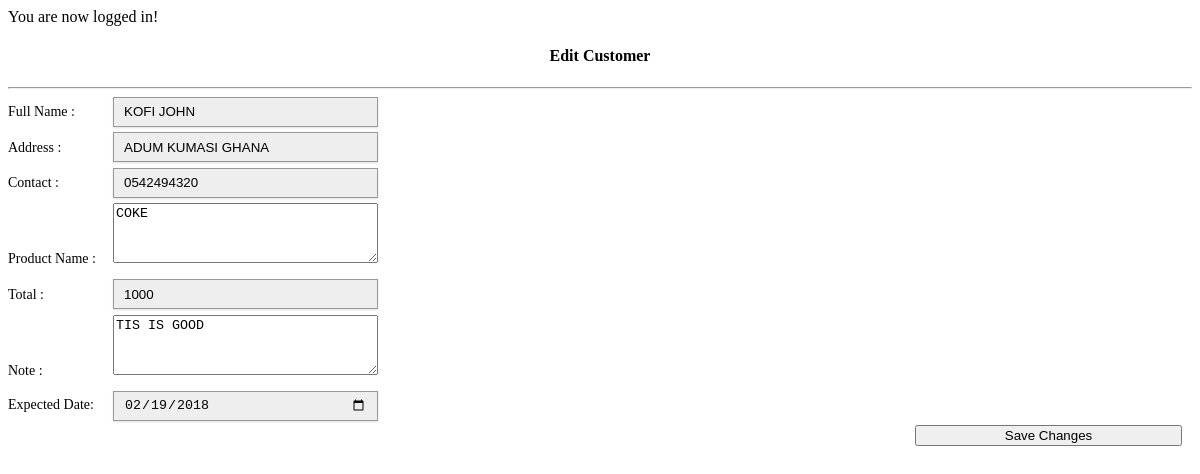
The page /main/editcustomer.php?id=2 (signed in) on the database its author committed.
### tables this page shows
CREATE TABLE `customer` (
  `customer_id` int(11) NOT NULL AUTO_INCREMENT,
  `customer_name` varchar(100) NOT NULL,
  `address` varchar(100) NOT NULL,
  `contact` varchar(100) NOT NULL,
  `membership_number` varchar(100) NOT NULL,
  `prod_name` varchar(550) NOT NULL,
  `expected_date` varchar(500) NOT NULL,
  `note` varchar(500) NOT NULL,
  PRIMARY KEY (`customer_id`)
);

### main/editcustomer.php (the view, shortened to what this page needs)
<?php
    require_once '../core/inti.php';
	include('../connect.php');
	$id=$_GET['id'];
	$result = $db->prepare("SELECT * FROM customer WHERE customer_id= :userid");
	$result->bindParam(':userid', $id);
	$result->execute();
	for($i=0; $row = $result->fetch(); $i++){
?>
<link href="../style.css" media="screen" rel="stylesheet" type="text/css" />
<form action="saveeditcustomer.php" method="post">
<center><h4><i class="icon-edit icon-large"></i> Edit Customer</h4></center>
<hr>
<div id="ac">
<span>Full Name : </span><input type="text" style="width:265px; height:30px;" name="name" value="<?php echo $row['customer_name']; ?>" /><br>
<span>Address : </span><input type="text" style="width:265px; height:30px;" name="address" value="<?php echo $row['address']; ?>" /><br>
<span>Contact : </span><input type="text" style="width:265px; height:30px;" name="contact" value="<?php echo $row['contact']; ?>" /><br>
<span>Product Name : </span><textarea style="width:265px; height:60px;" name="prod_name"><?php echo $row['prod_name']; ?></textarea><br>
<span>Total : </span><input type="text" style="width:265px; height:30px;" name="memno" value="<?php echo $row['membership_number']; ?>" /><br>
<span>Note : </span><textarea style="height:60px; width:265px;" name="note"><?php echo $row['note'];?></textarea><br>
<span>Expected Date: </span><input type="date" style="width:265px; height:30px;" name="date" value="<?php echo $row['expected_date']; ?>" placeholder="Date"/><br>
<div style="float:right; margin-right:10px;">
<button class="btn btn-success btn-block btn-large" style="width:267px;"><i class="icon icon-save icon-large"></i> Save Changes</button>
</div>
</div>
</form>
<?php
}
?>

### style.css (style rules this page uses)
#ac span { width: 95px; display: inline-block; font-size: 14px; margin-bottom: 12px; padding-right: 10px; }
input { border: 1px solid #999; background: #EEEEEE; padding: 10px; box-shadow:0 1px 2px #ddd; -moz-box-shadow:0 1px 2px #ddd; -webkit-box-shadow:0 1px 2px #ddd; }

### rows shown on the page
customer: name "KOFI JOHN", address "ADUM KUMASI GHANA", contact "0542494320", prod_name "COKE", memno "1000", note "TIS IS GOOD", date "02/19/2018"

### other values the page prints
$_SESSION['success_flash'] "You are now logged in!"
